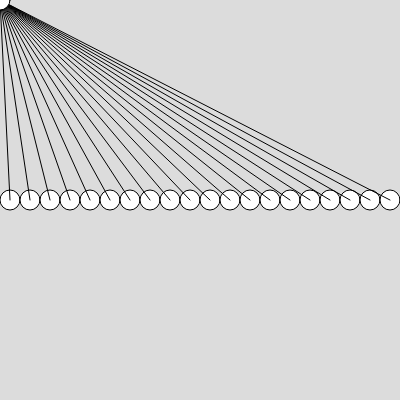
Frame 1 (no input)
Frame 60 (no input): identical to frame 1, image omitted
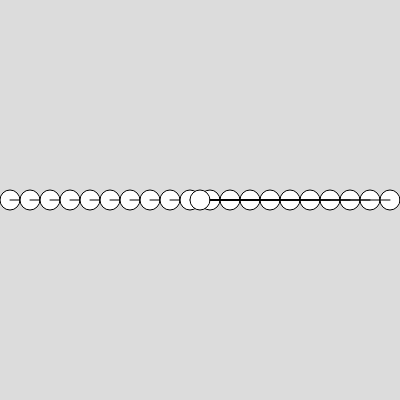
Frame 120 (the mouse pressed at the canvas centre since frame 60)

The p5.js sketch that drew these frames (run headless with seeded random() and noise() and a simulated clock; from frame 60 on, the mouse is pressed at the canvas centre):

// p5.js sketch
// ── sketch.js
// Drawing with Loops 1
// Fares Abdlla
// February 27, 2024
// Using Loops + Arrays to create some visualizations


let xPos, yPos;   

function setup() {
  createCanvas(400 , 400);
  xPos = [];  yPos = [];
  initWithLoops();
}

function initWithLoops(){
  //lay down some initial circles, but using loops to do so.
  for(let x = 10; x<width; x+=20){
    xPos.push(x); 
    yPos.push(height/2);
  }
}

function draw() {
  background(220);
  cornersAndMouseLoop();
}

//function mousePressed(){
  //this calls automatically on a mousePress
  //xPos.push(mouseX);
  //yPos.push(mouseY);
//}

function cornersAndMouseLoop(){
  // a hopefully slightly more elegant version
  let i = 0;
  while(i < xPos.length){
    let x = xPos[i];
    let y = yPos[i];
    circle(x,y,20);
    line(x,y,mouseX,mouseY);
    i++; 
  }
  circle(mouseX, mouseY, 20);
}

function cornersAndMouse(){
  // draw some circles near each of the four corners
  // and connect some lines from there to the mouse position
  fill(255);
  circle(width*0.05, height*0.05, 20);
  circle(width*0.95, height*0.05, 20);
  circle(width*0.05, height*0.95, 20);
  circle(width*0.95, height*0.95, 20);
  circle(mouseX, mouseY, 20);
  //lines
  line(width*0.05, height*0.05, mouseX,mouseY);
  line(width*0.95, height*0.05,  mouseX,mouseY);
  line(width*0.05, height*0.95,  mouseX,mouseY);
  line(width*0.95, height*0.95,  mouseX,mouseY);
}
// ── sketch copy.js
// Nested loops and gradiant background
// Fares Abdlla
// February 29, 2024
// creating a gradiant + drawing with nested loops
 
rectheight = 40

function setup() {
  createCanvas(windowWidth , windowHeight);
}



function draw() {
  background(220);
  gradiantBackground()
}

function gradiantBackground(){
  // Use a single loop to draw serveral rectangles
  // Then colour them into a gradiant
  let y = 0;
  while(y < height){
    fill(y/3);
    rect(0, y, width, rectheight)
    y += rectheight;
  }
}
